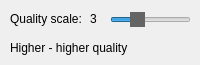
      <widget class="QWidget" name="vorbisTab">
       <property name="autoFillBackground">
        <bool>false</bool>
       </property>
       <attribute name="title">
        <string>Vorbis</string>
       </attribute>
       <widget class="QLabel" name="vorbisLabel">
        <property name="geometry">
         <rect>
          <x>10</x>
          <y>11</y>
          <width>81</width>
          <height>16</height>
         </rect>
        </property>
        <property name="text">
         <string>Quality scale:</string>
        </property>
       </widget>
       <widget class="QLabel" name="vorbisText">
        <property name="geometry">
         <rect>
          <x>10</x>
          <y>40</y>
          <width>141</width>
          <height>16</height>
         </rect>
        </property>
        <property name="text">
         <string>Higher - higher quality</string>
        </property>
       </widget>
       <widget class="QSlider" name="vorbisVar">
        <property name="geometry">
         <rect>
          <x>110</x>
          <y>10</y>
          <width>81</width>
          <height>20</height>
         </rect>
        </property>
        <property name="styleSheet">
         <string notr="true">QSlider::handle {background-color: rgb(100,100,100)} {border:0px solid black}</string>
        </property>
        <property name="minimum">
         <number>0</number>
        </property>
        <property name="maximum">
         <number>10</number>
        </property>
        <property name="value">
         <number>3</number>
        </property>
        <property name="sliderPosition">
         <number>3</number>
        </property>
        <property name="orientation">
         <enum>Qt::Horizontal</enum>
        </property>
       </widget>
       <widget class="QLabel" name="vorbisVarLabel">
        <property name="geometry">
         <rect>
          <x>90</x>
          <y>12</y>
          <width>47</width>
          <height>13</height>
         </rect>
        </property>
        <property name="text">
         <string>3</string>
        </property>
       </widget>
       <zorder>vorbisLabel</zorder>
       <zorder>vorbisText</zorder>
       <zorder>vorbisVarLabel</zorder>
       <zorder>vorbisVar</zorder>
      </widget>
